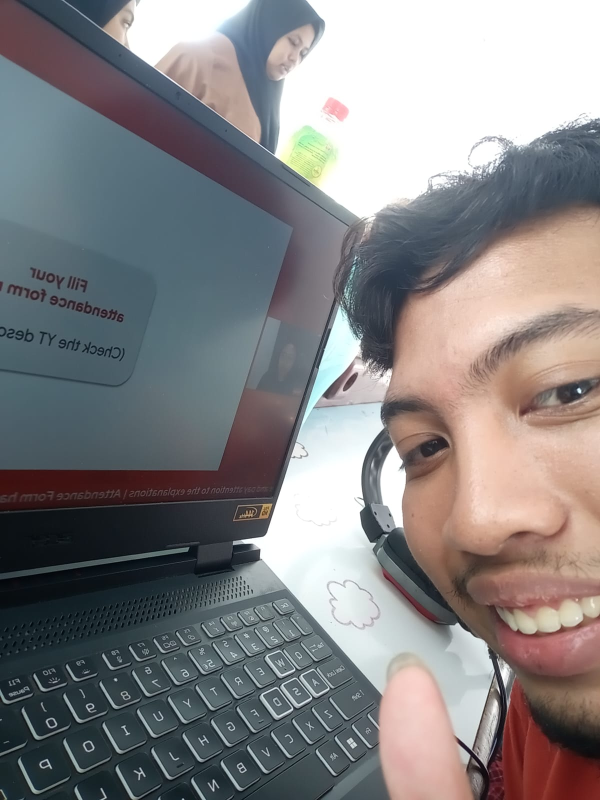
#> input picture bukti-ikut-yt.jpeg, 1200 x 1600 px (shown at 1/2 size)
$ jupyter execute cobacoba.ipynb
#> lines starting #> are read from the running program, lines starting #| are printed output that depends on the picture
[cell 1]
#Kegiatan 1

# TODO 0 : Import library lain yang dibutuhkan
from PIL import Image, ImageDraw, ImageFont

# TODO 1: Lakukan load image pada variabel berikut
# hint: kalian bisa gunakan fungsi open()
gambarku = Image.open('bukti-ikut-yt.jpeg')
#> gambarku is the input picture: PIL image 1200x1600 RGB; mean R, G, B 132.5, 130.6, 131.8
# TODO 2: Ubah gambar menjadi hitam-putih
# hint: kalian bisa gunakan fungsi convert()
gambarBW = gambarku.convert("L")
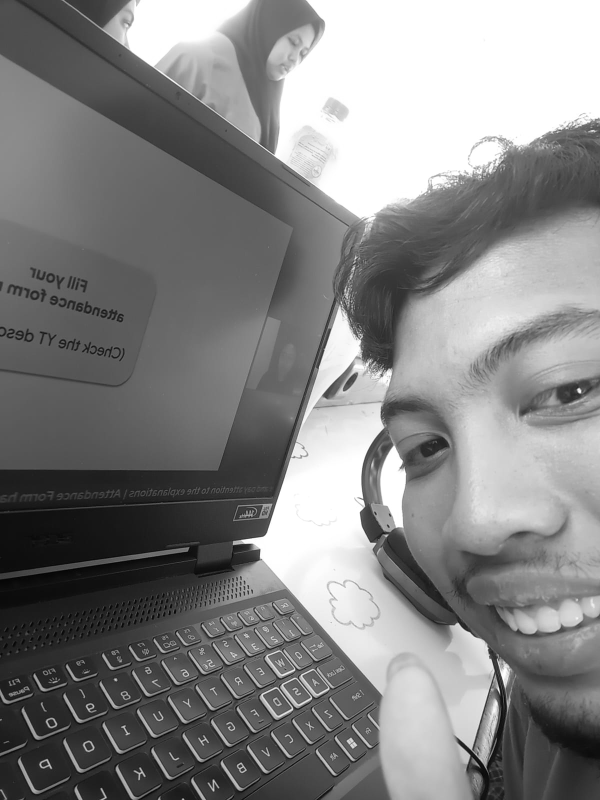
#> gambarBW: PIL image 1200x1600 L (shown at 1/2 size); min 1, max 255, mean 131.3
# TODO 3: Tambahkan text sesuai kriteria.
draw = ImageDraw.Draw(gambarBW)
font = ImageFont.truetype('font/ARIAL.TTF', 24)
text = "Ardhika Yoga Pratama 202110370311458"
text_bbox = draw.textbbox((0, 0), text, font=font)
#> text_bbox = (0, 5, 500, 28)
text_width, text_height = text_bbox[2] - text_bbox[0], text_bbox[3] - text_bbox[1]
#> text_width = 500; text_height = 23
text_x = (gambarku.width - text_width) // 2
#> text_x = 350
text_y = 20
draw.text((text_x,text_y),text,font=font,fill=255)
# TODO 4: Simpan gambar hasil edit menggunakan fungsi save()
gambarBW.save('disimpan.jpg')
# TODO 5: Tampilkan hasil akhir gambar
gambarBW.show()

[cell 2]
#Kegiatan 2

#Lengkapi kode dibawah ini untuk menjawab soal diatas ya
# TODO 0 : Import beberapa library lain yang dibutuhkan
from PIL import Image, ImageFilter
# TODO 1 : Buka gambar latar belakang (background) dan gambar yang ingin disisipkan (overlay)
background_image = Image.open("env.jpeg") # ubah bg.jpg ke path gambar yang anda ingin gunakan
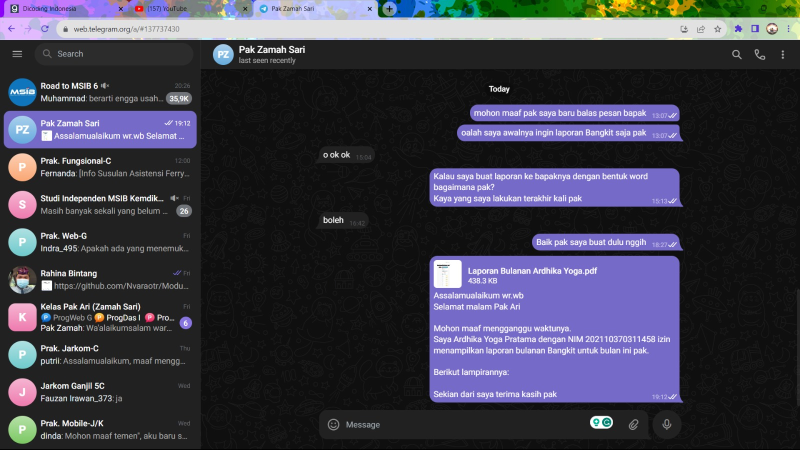
#> input picture env.jpeg, 1600 x 900 px (shown at 1/2 size)
#> background_image is the input picture: PIL image 1600x900 RGB; mean R, G, B 59.9, 59.4, 73.9
overlay_image = Image.open("bukti-ikut-yt.jpeg") # ubah image.jpg ke path gambar yang anda ingin gunakan
# TODO 2 : Konversi overlay image ke mode RGB (menghilangkan alpha channel)
overlay_image = overlay_image.convert('RGB')
# TODO 3 : (optional) Perkecil ukuran gambar overlay menggunakan method resize()
# Tentukan/Hitung koordinat tengah untuk menempatkan overlay
new_size = (overlay_image.width // 2, overlay_image.height // 2)
#> new_size = (600, 800)
overlay_image = overlay_image.resize(new_size)
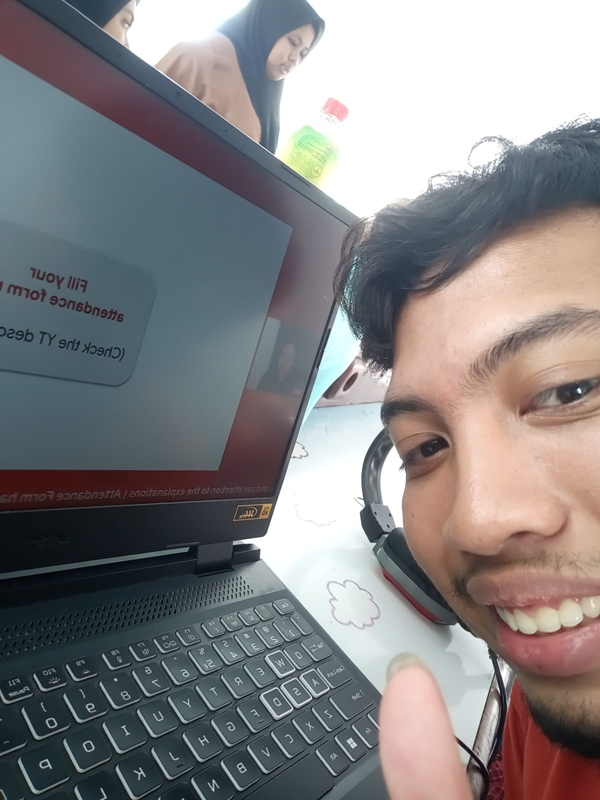
#> overlay_image: PIL image 600x800 RGB; mean R, G, B 132.5, 130.6, 131.8

x_center = (background_image.width - overlay_image.width) // 2
#> x_center = 500
y_center = (background_image.height - overlay_image.height) // 2
#> y_center = 50
# TODO 4 : Sisipkan gambar overlay ke dalam gambar background menggunakan method paste()
background_image.paste(overlay_image, (x_center, y_center))
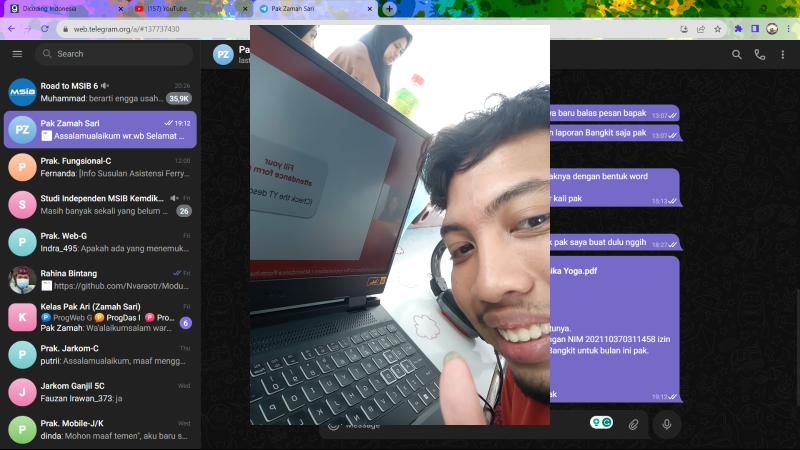
#> background_image: PIL image 1600x900 RGB (shown at 1/2 size); mean R, G, B 86.5, 86, 95.4
# TODO 5 : Simpan gambar hasil edit
background_image.save("disimpan2.jpg")
# TODO 6 : Tampilkan
background_image.show()

[cell 3]
#Kegiatan 3

from PIL import Image, ImageEnhance

# TODO 1: Buka gambar dengan pillow
image = Image.open('disimpan.jpg') # ubah nyoba.jpg ke gambar yang anda ingin gunakan
# TODO 2: Ubah tingkat kecerahan (brightness) dan kontras (contrast)
enhancer = ImageEnhance.Brightness(image)
brightened_image = enhancer.enhance(1.5)
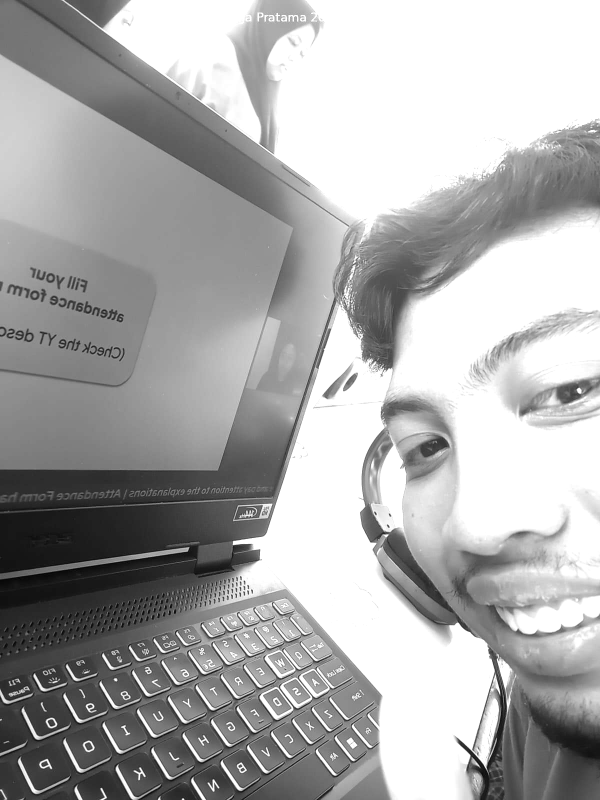
#> brightened_image: PIL image 1200x1600 L (shown at 1/2 size); min 0, max 255, mean 170.8

enhancer = ImageEnhance.Contrast(brightened_image)
final_image = enhancer.enhance(1.2)
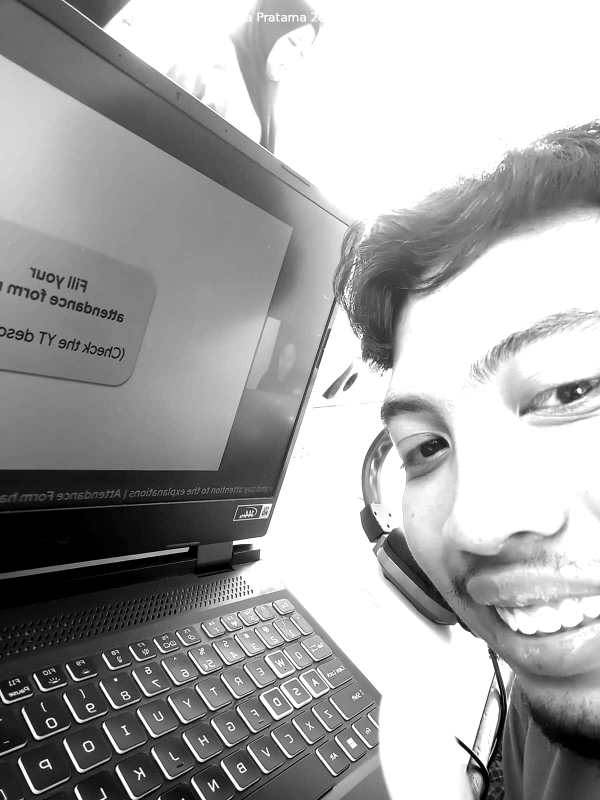
#> final_image: PIL image 1200x1600 L (shown at 1/2 size); min 0, max 255, mean 165.2

# TODO 3: Simpan gambar hasil edit
final_image.save('final_result.jpg')
# TODO 4: Tampilkan
final_image.show()
